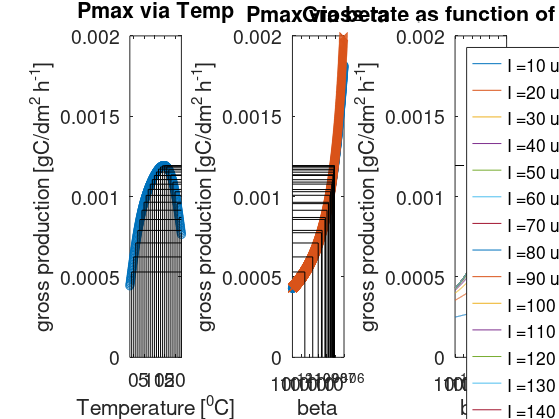

MATLAB code for this plot:
close all
clear all
%% BROCH
P1      =        1.22e-3   ;   %Reference photosynthetic rate at T1                    (gC/m2/d)
P2      =        1.30e-3   ;   %Reference photosynthetic rate at T2                    (gC/m2/d)
Tp1     =        285.000   ;   %temp for reference photosynthetic rate 1               (degK)
Tp2     =        288.000   ;   %temp for reference photosynthetic rate 2               (degK)
% extremely important parameter!
PL      =        3.394e-4  ;
PH      =        6.787e-4  ;
TpL     =        271.0     ;   % low end of photosynthetic range
TpH     =        296.0     ;   % high end of photosynthetic range
TapL    =        27774.000 ;   % Arrhenius temp for photosynthesis low end  
TapH    =        25924.000 ;   % Arrhenius temp for photosynthesis high end             (degK)
%
R1      =        2.785e-4;
R2      =        5.429e-4;
Tr1     =        285;
Tr2     =        290;

% this is the alpha for gC/dm2 plant/hr
alpha0  = 0.0000375;

Tap     = log(P2/P1)/((1/Tp1)-(1/Tp2)); 
Tar     = log(R2/R1)/((1/Tr1)-(1/Tr2));
%TapL    = log(P1/PL)/((1/TpL)-(1/Tp1));
%TapH    = log(P2/PH)/((1/Tp2)-(1/TpH));

Isat    =        200.0;
%% CALCULATION
beta = logspace(-12,-6,1000);
interval = 0.1;
T = [TpL:interval:TpH];

PmaxT = (P1 .* exp((Tap/Tp1) - (Tap./T))) ./ (1 + exp((TapL./T) - (TapL/TpL)) + exp((TapH/TpH) - (TapH./T)));

PmaxB = ((alpha0*Isat./(log(1+(alpha0./beta)))) .*(alpha0./(alpha0+beta)) .* (beta./(alpha0+beta)).^(beta./alpha0));

Ps = (alpha0*Isat)./(log(1+(alpha0./beta))); 

figure(1)

subplot(1,3,1)
title('Pmax via Temp')
plot(T-273,PmaxT,'o-');hold on
ylim([0 0.002])
xlabel('Temperature [^0C]')
ylabel('gross production [gC/dm^2 h^-^1]')
xlim([min(T)-273,max(T)-273])
set(gca,'FontSize',14)

subplot(1,3,2)
title('Pmax via beta')
plot(beta,PmaxB,'o-') ; hold on
plot(beta,Ps,'x-'); hold on
ylim([0 0.002])
set(gca, 'XScale', 'log')
ylabel('gross production [gC/dm^2 h^-^1]')
xlabel('beta')
set(gca,'FontSize',14)
%legend('P_m_a_x','P_s')

subplot(1,3,3)
title('Gross rate')
ii = 1;
for fact = 0.05:0.05:1
    I = Isat * fact;
    lnd{ii} = strcat('I = ',num2str(I),' ',' umol m^-^2 s^-1');
    P = Ps .* (1-exp(-alpha0*I./Ps)).*exp(-beta.*I./Ps);
    
    plot(beta,P); hold on
    ylim([0 0.002])
    set(gca, 'XScale', 'log')
    ii = ii + 1;
end
xlabel('beta')
ylabel('gross production [gC/dm^2 h^-^1]')
legend(lnd,'Location','northwest')
set(gca,'FontSize',14)

fid = fopen('d:\projects\IMPAQT\MALG\code\beta_condition.f','w');
for tt = 1:length(T)
    [~,ind] = min(abs(PmaxB-PmaxT(tt)));

    if tt == 1
        fprintf(fid,'                IF (Temp .lt. %.1f) THEN \n', T(tt))
        fprintf(fid,'                    beta = %.3e \n', beta(ind));
    elseif tt == length(T)
        fprintf(fid,'                ELSE IF (Temp .gt. %.1f) THEN \n', T(tt))
        fprintf(fid,'                    beta = %.3e \n', beta(ind));  
    else
        [~,nind] = min(abs(PmaxB-PmaxT(tt+1)));
        fprintf(fid,'                ELSE IF (Temp .ge. %.1f .AND. Temp .lt. %.1f) THEN \n', T(tt-1), T(tt))
        fprintf(fid,'                    beta = %.3e + (1.0 - %.1f*(%.1f-Temp))*%.3e \n', beta(ind),1/interval,T(tt),beta(nind)-beta(ind));
    end
    subplot(1,3,2)
    if mod(tt,10) == 0
        plot([min(beta) beta(ind)],[PmaxB(ind) PmaxB(ind)],'k'); hold on
        plot([beta(ind) beta(ind)],[0 PmaxB(ind)],'k'); hold on
        subplot(1,3,1)
        if PmaxT(tt) >= min(PmaxB)
            plot([T(tt)-273 max(T)-273],[PmaxT(tt) PmaxT(tt)],'k');hold on
            plot([T(tt)-273 T(tt)-273], [0 PmaxT(tt)],'k'); hold on
        end
    end
    
end

fprintf(fid,'                ENDIF\n')
fclose(fid)

subplot(1,3,1)
title('Pmax via Temp')

subplot(1,3,2)
title('Pmax via beta')

subplot(1,3,3)
title('Gross rate as function of Radiation')
clear beta
beta = logspace(-12,-6,1000);

pm = max(PmaxT);
[~,ind] = min(abs(PmaxB-pm));
plot([min(beta) beta(ind)],[pm pm],'k--'); hold on
plot([beta(ind) beta(ind)],[0 pm],'k--'); hold on
set(gcf,'Units','Normalized','OuterPosition',[0 0 1 1])
set(gcf,'PaperPositionMode','auto');
% saveas(gcf,['../../documentation/manual/figures/light_equations.png'])

% check 12 degC value from paper
I = 200;
TempI = 273 + 12;
TempI = 271
tind = find(T == TempI);
[~,ind] = min(abs(PmaxB-PmaxT(tind)));
beta = beta(ind);
T = TempI;
PmaxT = (P1 .* exp((Tap/Tp1) - (Tap./T))) ./ (1 + exp((TapL./T) - (TapL/TpL)) + exp((TapH/TpH) - (TapH./T)));
Ps = alpha0*Isat./(log(1+(alpha0./beta))); 
P = Ps .* (1-exp(-alpha0*I./Ps)).*exp(-beta.*I./Ps);




    
    